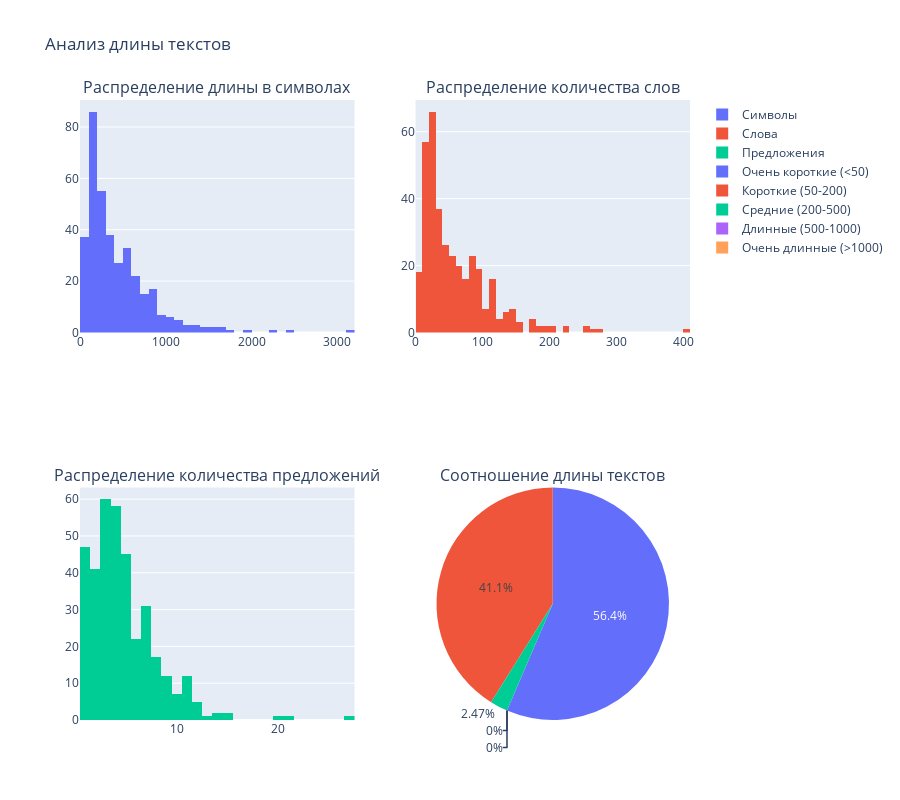

Here is the notebook cell this chart was saved with:
### Code cell
def create_length_visualizations(char_lengths, word_counts, sentence_counts):
    """Создание визуализаций для длин текстов"""
    
    fig = make_subplots(
        rows=2, cols=2,
        subplot_titles=('Распределение длины в символах', 
                       'Распределение количества слов',
                       'Распределение количества предложений',
                       'Соотношение длины текстов'),
        specs=[[{"secondary_y": False}, {"secondary_y": False}],
               [{"secondary_y": False}, {"type": "pie"}]]
    )

    # Гистограмма длины в символах
    fig.add_trace(go.Histogram(x=char_lengths, name='Символы', nbinsx=50),
                  row=1, col=1)

    # Гистограмма количества слов
    fig.add_trace(go.Histogram(x=word_counts, name='Слова', nbinsx=50),
                  row=1, col=2)

    # Гистограмма количества предложений
    fig.add_trace(go.Histogram(x=sentence_counts, name='Предложения', nbinsx=50),
                  row=2, col=1)

    # Круговая диаграмма по категориям длины
    length_categories = pd.cut(word_counts, 
                              bins=[0, 50, 200, 500, 1000, np.inf],
                              labels=['Очень короткие (<50)', 'Короткие (50-200)', 
                                     'Средние (200-500)', 'Длинные (500-1000)', 
                                     'Очень длинные (>1000)'])
    category_counts = length_categories.value_counts()
    fig.add_trace(go.Pie(labels=category_counts.index, 
                         values=category_counts.values,
                         name="Категории длины"),
                  row=2, col=2)

    fig.update_layout(height=800, title_text="Анализ длины текстов")
    fig.show()

create_length_visualizations(char_lengths, word_counts, sentence_counts)

### Figure 1 — Plotly figure (JSON) as saved in the notebook; plotly's stock layout.template omitted (floating-point values rounded to 4 significant figures; data arrays with more than 128 entries replaced by an {"elided": "..."} marker saying what was removed)
{"data": [{"name": "Символы", "nbinsx": 50, "type": "histogram", "x": {"elided": "365 int values"}, "xaxis": "x", "yaxis": "y"}, {"name": "Слова", "nbinsx": 50, "type": "histogram", "x": {"elided": "365 int values"}, "xaxis": "x2", "yaxis": "y2"}, {"name": "Предложения", "nbinsx": 50, "type": "histogram", "x": {"elided": "365 int values"}, "xaxis": "x3", "yaxis": "y3"}, {"domain": {"x": [0.55, 1], "y": [0, 0.375]}, "labels": ["Очень короткие (<50)", "Короткие (50-200)", "Средние (200-500)", "Длинные (500-1000)", "Очень длинные (>1000)"], "name": "Категории длины", "type": "pie", "values": [206, 150, 9, 0, 0]}], "layout": {"annotations": [{"font": {"size": 16}, "showarrow": false, "text": "Распределение длины в символах", "x": 0.225, "xanchor": "center", "xref": "paper", "y": 1, "yanchor": "bottom", "yref": "paper"}, {"font": {"size": 16}, "showarrow": false, "text": "Распределение количества слов", "x": 0.775, "xanchor": "center", "xref": "paper", "y": 1, "yanchor": "bottom", "yref": "paper"}, {"font": {"size": 16}, "showarrow": false, "text": "Распределение количества предложений", "x": 0.225, "xanchor": "center", "xref": "paper", "y": 0.375, "yanchor": "bottom", "yref": "paper"}, {"font": {"size": 16}, "showarrow": false, "text": "Соотношение длины текстов", "x": 0.775, "xanchor": "center", "xref": "paper", "y": 0.375, "yanchor": "bottom", "yref": "paper"}], "height": 800, "title": {"text": "Анализ длины текстов"}, "xaxis": {"anchor": "y", "domain": [0, 0.45]}, "xaxis2": {"anchor": "y2", "domain": [0.55, 1]}, "xaxis3": {"anchor": "y3", "domain": [0, 0.45]}, "yaxis": {"anchor": "x", "domain": [0.625, 1]}, "yaxis2": {"anchor": "x2", "domain": [0.625, 1]}, "yaxis3": {"anchor": "x3", "domain": [0, 0.375]}}}
